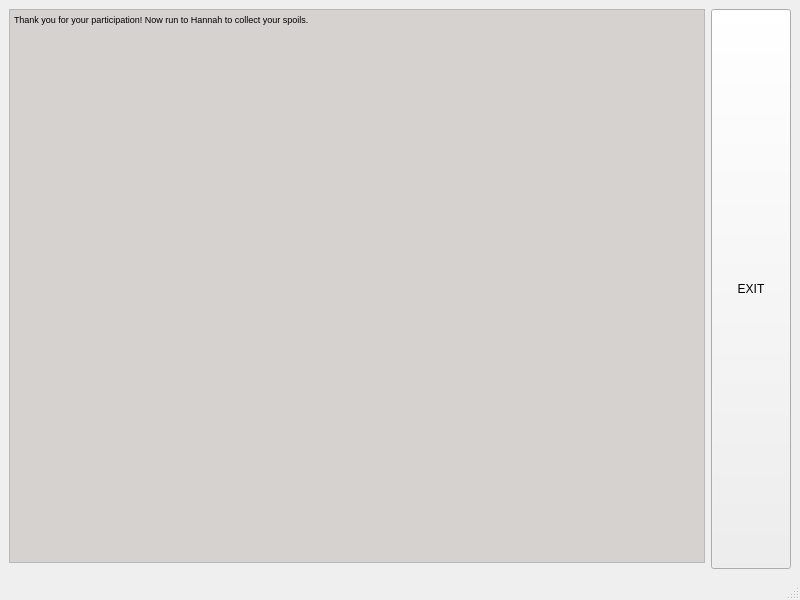
<?xml version="1.0" encoding="UTF-8"?>
<ui version="4.0">
 <class>FirstWindow</class>
 <widget class="QMainWindow" name="FirstWindow">
  <property name="geometry">
   <rect>
    <x>0</x>
    <y>0</y>
    <width>800</width>
    <height>600</height>
   </rect>
  </property>
  <property name="windowTitle">
   <string>Leap Articulator - P2P Version</string>
  </property>
  <property name="autoFillBackground">
   <bool>true</bool>
  </property>
  <widget class="QWidget" name="centralwidget">
   <layout class="QGridLayout" name="gridLayout_2">
    <item row="0" column="0">
     <widget class="QTextBrowser" name="textBrowser">
      <property name="palette">
       <palette>
        <active>
         <colorrole role="Base">
          <brush brushstyle="SolidPattern">
           <color alpha="255">
            <red>214</red>
            <green>210</green>
            <blue>208</blue>
           </color>
          </brush>
         </colorrole>
        </active>
        <inactive>
         <colorrole role="Base">
          <brush brushstyle="SolidPattern">
           <color alpha="255">
            <red>214</red>
            <green>210</green>
            <blue>208</blue>
           </color>
          </brush>
         </colorrole>
        </inactive>
        <disabled>
         <colorrole role="Base">
          <brush brushstyle="SolidPattern">
           <color alpha="255">
            <red>255</red>
            <green>255</green>
            <blue>255</blue>
           </color>
          </brush>
         </colorrole>
        </disabled>
       </palette>
      </property>
      <property name="font">
       <font>
        <pointsize>12</pointsize>
       </font>
      </property>
      <property name="autoFillBackground">
       <bool>true</bool>
      </property>
      <property name="html">
       <string>&lt;!DOCTYPE HTML PUBLIC &quot;-//W3C//DTD HTML 4.0//EN&quot; &quot;http://www.w3.org/TR/REC-html40/strict.dtd&quot;&gt;
&lt;html&gt;&lt;head&gt;&lt;meta name=&quot;qrichtext&quot; content=&quot;1&quot; /&gt;&lt;style type=&quot;text/css&quot;&gt;
p, li { white-space: pre-wrap; }
&lt;/style&gt;&lt;/head&gt;&lt;body style=&quot; font-family:'Sans Serif'; font-size:12pt; font-weight:400; font-style:normal;&quot;&gt;
&lt;p style=&quot; margin-top:0px; margin-bottom:0px; margin-left:0px; margin-right:0px; -qt-block-indent:0; text-indent:0px;&quot;&gt;&lt;span style=&quot; font-size:7pt;&quot;&gt;Thank you for your participation! Now run to Hannah to collect your spoils. &lt;/span&gt;&lt;/p&gt;&lt;/body&gt;&lt;/html&gt;</string>
      </property>
     </widget>
    </item>
    <item row="0" column="1" rowspan="2">
     <widget class="QPushButton" name="btnOkay">
      <property name="sizePolicy">
       <sizepolicy hsizetype="Minimum" vsizetype="Minimum">
        <horstretch>0</horstretch>
        <verstretch>0</verstretch>
       </sizepolicy>
      </property>
      <property name="maximumSize">
       <size>
        <width>200</width>
        <height>16777215</height>
       </size>
      </property>
      <property name="layoutDirection">
       <enum>Qt::LeftToRight</enum>
      </property>
      <property name="text">
       <string>EXIT</string>
      </property>
     </widget>
    </item>
   </layout>
  </widget>
  <widget class="QMenuBar" name="menubar">
   <property name="geometry">
    <rect>
     <x>0</x>
     <y>0</y>
     <width>800</width>
     <height>16</height>
    </rect>
   </property>
  </widget>
  <widget class="QStatusBar" name="statusbar"/>
 </widget>
 <resources/>
 <connections/>
</ui>
